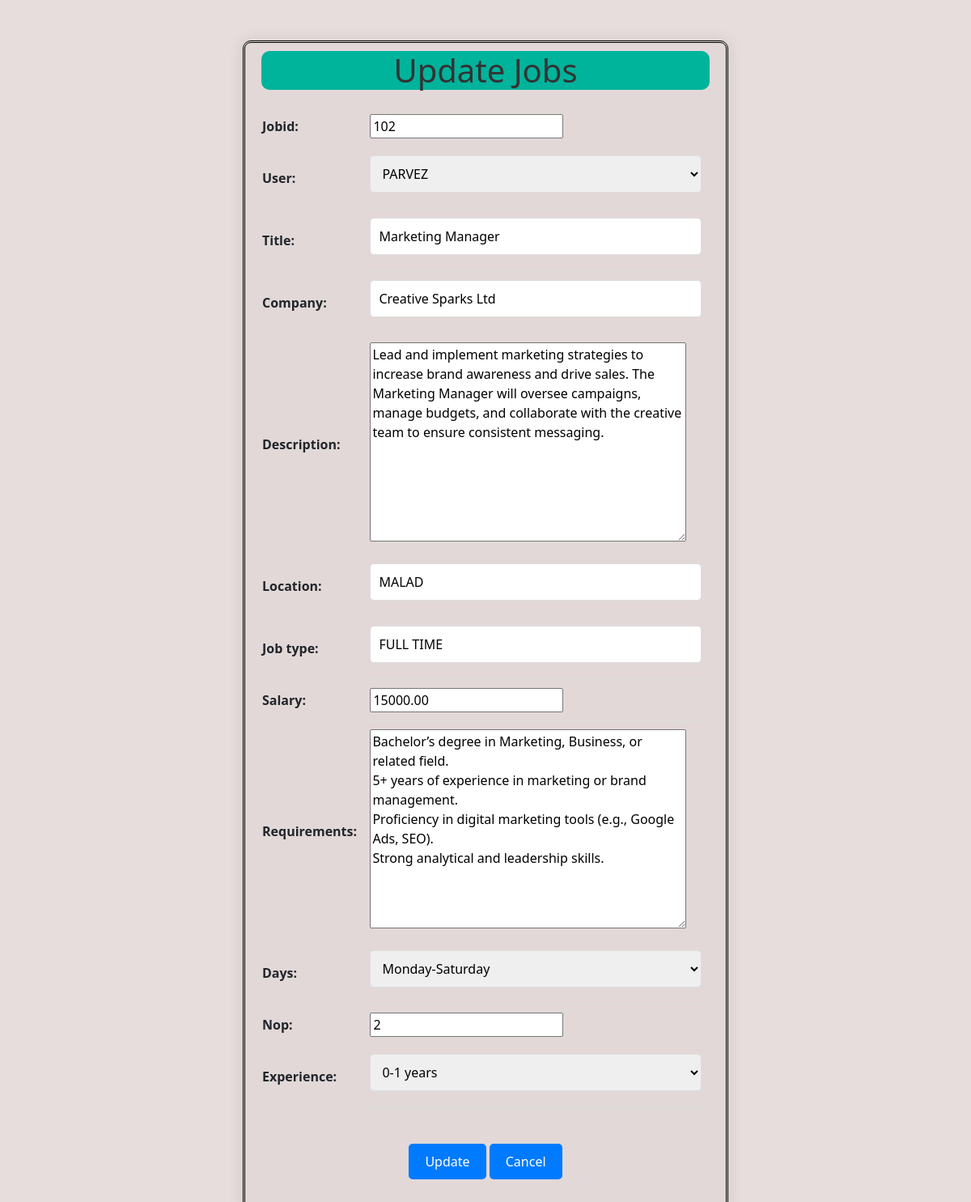
Screenshot of /updatejob/102 (signed in) with the database file from the repository.
### portalapp/models.py (models this page shows)
class Job(models.Model):
    jobid = models.IntegerField(primary_key=True)
    user = models.ForeignKey(User, on_delete=models.CASCADE, null=True)
    title = models.CharField(max_length=100)
    company = models.CharField(max_length=100)
    description = models.TextField()
    location = models.CharField(max_length=100)
    job_type = models.CharField(max_length=50)
    salary = models.DecimalField(max_digits=10, decimal_places=2)
    requirements = models.TextField()
    DAYS_CHOICES = (
        ('monday-friday', 'Monday-Friday'),
        ('monday-saturday', 'Monday-Saturday'),
    )
    days = models.CharField(max_length=50, choices=DAYS_CHOICES,null=True)
    EXPERIENCE_CHOICES = (
        ('0-1 years', '0-1 years'),
        ('1-3 years', '1-3 years'),
        ('3-5 years', '3-5 years'),
        ('5-above years', '5 years and above'),
    )
    nop = models.DecimalField(max_digits=10,decimal_places=0,null=True)
    experience = models.CharField(max_length=20, choices=EXPERIENCE_CHOICES,null=True)
    created_at = models.DateTimeField(auto_now_add=True)

### portalapp/views.py (the view)
# urls.py: path("updatejob/<jobid>", views.updatejob, name="updatejob"),
def updatejob(req, jobid):
    user = req.user
    job = get_object_or_404(Job, pk=jobid, user=user)
    if req.method == "POST":
        form = RegisterJob(req.POST, req.FILES, instance=job)
        if form.is_valid():
            form.save()
            return redirect("/index")
    else:
        form = RegisterJob(instance=job)
    context = {"form": form, "job": job}
    return render(req, "updatejob.html", context)

### portalapp/forms.py
class RegisterJob(ModelForm):
    class Meta:
        model = Job
        fields = "__all__"

### portalapp/templates/updatejob.html (shortened to what this page needs)
<!DOCTYPE html>
<html lang="en">
<head>
    <link href="https://cdn.jsdelivr.net/npm/bootstrap@5.3.3/dist/css/bootstrap.min.css" rel="stylesheet">
</head>
<body>
    <div class="container">
        <div class="row">
            <center>
                <h1>Update Jobs</h1>
                <form action="" method="post" enctype="multipart/form-data">
                    <table>
                        {{form.as_table}}
                    </table>
                    <br>
                    <input type="submit" value="Update">
                    <a href="/index"><input type="button" value="Cancel"></a>
                </form>
            </center>
        </div>
    </div>
</body>
</html>

### portalapp/templates/updatejob.html (style rules this page uses)
body { background-color:rgb(231, 221, 221); font-family: 'Segoe UI', Tahoma, Geneva, Verdana, sans-serif; }
.container { background-color:rgb(226, 216, 216); border-radius: 10px; box-shadow: 0 0 20px rgba(0, 0, 0, 0.1); padding: 20px; max-width: 600px; margin: 50px auto; padding-top: 10px; border-radius: 10px; border-style: double; border-color: black; }
h1 { text-align: center; color: #333333; margin-bottom: 20px; background-color: #00b39b; border-radius: 10px; }
form { margin-bottom: 20px; }
input[type="submit"], input[type="button"] { background-color: #007bff; color: #ffffff; border: none; padding: 10px 20px; border-radius: 5px; cursor: pointer; transition: background-color 0.3s ease; }
table { width: 100%; border-collapse: collapse; margin-bottom: 20px; }
table td { padding: 10px; border-bottom: 1px solid #dddddd; }
input[type="text"], input[type="email"], select { width: 100%; padding: 10px; border: 1px solid #dddddd; border-radius: 5px; box-sizing: border-box; margin-bottom: 10px; }
a { text-decoration: none; color: #007bff; }

### rows the page displays
Job: jobid "102", user "PARVEZ", title "Marketing Manager", company "Creative Sparks Ltd", description "Lead and implement marketing strategies to increase brand awareness and drive sales. The Marketing Manager will oversee campaigns, manage budgets, and collaborate with the creative team to ensure consistent messaging.", location "MALAD", job_type "FULL TIME", salary "15000.00", requirements "Bachelor’s degree in Marketing, Business, or related field. 5+ years of experience in marketing or brand management. Proficiency in digital marketing tools (e.g., Google Ads, SEO). Strong analytical and leadership skills.", days "Monday-Saturday", nop "2", experience "0-1 years"
